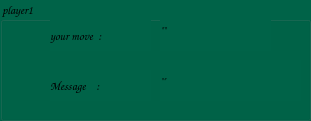
   <widget class="QGroupBox" name="player1">
    <property name="geometry">
     <rect>
      <x>950</x>
      <y>20</y>
      <width>311</width>
      <height>121</height>
     </rect>
    </property>
    <property name="font">
     <font>
      <family>Comic Sans MS</family>
     </font>
    </property>
    <property name="styleSheet">
     <string notr="true">background-color: rgb(0, 99, 72);</string>
    </property>
    <property name="title">
     <string>player1</string>
    </property>
    <widget class="QLabel" name="playerOneYourMove">
     <property name="geometry">
      <rect>
       <x>50</x>
       <y>20</y>
       <width>101</width>
       <height>31</height>
      </rect>
     </property>
     <property name="font">
      <font>
       <family>Comic Sans MS</family>
      </font>
     </property>
     <property name="text">
      <string>your move  :</string>
     </property>
    </widget>
    <widget class="QLabel" name="messagePlayerOne">
     <property name="geometry">
      <rect>
       <x>50</x>
       <y>70</y>
       <width>101</width>
       <height>31</height>
      </rect>
     </property>
     <property name="font">
      <font>
       <family>Comic Sans MS</family>
       <weight>50</weight>
       <bold>false</bold>
      </font>
     </property>
     <property name="text">
      <string>Message    :</string>
     </property>
    </widget>
    <widget class="QLabel" name="playerOneMove">
     <property name="geometry">
      <rect>
       <x>160</x>
       <y>10</y>
       <width>111</width>
       <height>41</height>
      </rect>
     </property>
     <property name="font">
      <font>
       <family>Comic Sans MS</family>
       <pointsize>10</pointsize>
      </font>
     </property>
     <property name="text">
      <string>&quot;&quot;</string>
     </property>
    </widget>
    <widget class="QLabel" name="messageOne">
     <property name="geometry">
      <rect>
       <x>160</x>
       <y>60</y>
       <width>141</width>
       <height>41</height>
      </rect>
     </property>
     <property name="font">
      <font>
       <family>Comic Sans MS</family>
       <pointsize>9</pointsize>
      </font>
     </property>
     <property name="text">
      <string>&quot;&quot;</string>
     </property>
    </widget>
    <widget class="QPushButton" name="iconYourMoveOne">
     <property name="geometry">
      <rect>
       <x>20</x>
       <y>20</y>
       <width>31</width>
       <height>31</height>
      </rect>
     </property>
     <property name="text">
      <string/>
     </property>
     <property name="icon">
      <iconset resource="setIcon.qrc">
       <normaloff>:/images/icon/playersIcon.ico</normaloff>:/images/icon/playersIcon.ico</iconset>
     </property>
     <property name="iconSize">
      <size>
       <width>30</width>
       <height>30</height>
      </size>
     </property>
     <property name="flat">
      <bool>true</bool>
     </property>
    </widget>
    <widget class="QPushButton" name="iconMsgOne">
     <property name="geometry">
      <rect>
       <x>20</x>
       <y>70</y>
       <width>31</width>
       <height>31</height>
      </rect>
     </property>
     <property name="text">
      <string/>
     </property>
     <property name="icon">
      <iconset resource="setIcon.qrc">
       <normaloff>:/images/icon/playersIcon.ico</normaloff>:/images/icon/playersIcon.ico</iconset>
     </property>
     <property name="iconSize">
      <size>
       <width>30</width>
       <height>30</height>
      </size>
     </property>
     <property name="flat">
      <bool>true</bool>
     </property>
    </widget>
   </widget>
